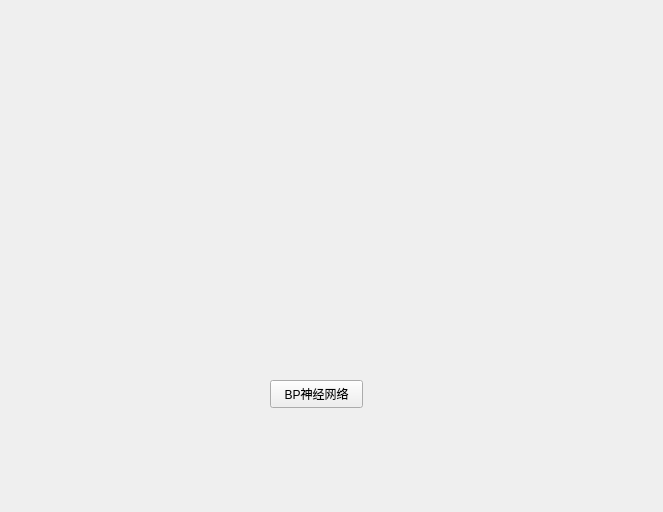
<?xml version="1.0" encoding="UTF-8"?>
<ui version="4.0">
 <class>Form</class>
 <widget class="QWidget" name="Form">
  <property name="geometry">
   <rect>
    <x>0</x>
    <y>0</y>
    <width>663</width>
    <height>512</height>
   </rect>
  </property>
  <property name="windowTitle">
   <string>Form</string>
  </property>
  <widget class="QPushButton" name="pushButton">
   <property name="geometry">
    <rect>
     <x>270</x>
     <y>380</y>
     <width>93</width>
     <height>28</height>
    </rect>
   </property>
   <property name="text">
    <string>BP神经网络</string>
   </property>
  </widget>
 </widget>
 <resources/>
 <connections/>
</ui>
